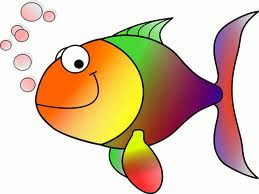
#> input picture TIL/HappyFish.jpg, 259 x 194 px
$ python contours_list.py
#> lines starting #> are read from the running program, lines starting #| are printed output that depends on the picture; after the words box and inside, x2 and y2 are one past the last pixel; in counts of white or black regions, pixels touching at a corner belong together
import sys
import random
import numpy as np
import cv2

src = cv2.imread('HappyFish.jpg', cv2.IMREAD_GRAYSCALE)
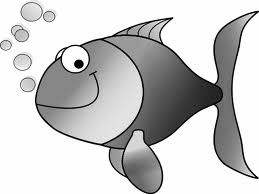
#> src: shape (194, 259); min 0, max 255, mean 200.4

if src is None:
    print('no img')
    sys.exit()

_, src_bin = cv2.threshold(src, 0 , 255, cv2.THRESH_OTSU)
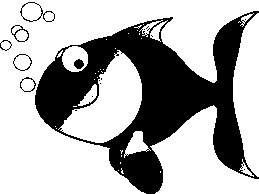
#> src_bin: shape (194, 259); 68.1% white; 17 black regions (10 under 20 px)
counter, _ = cv2.findContours(src_bin, cv2.RETR_LIST, cv2.CHAIN_APPROX_NONE)
#> counter = 122 contours, 105 with area under 20; largest, box (x1, y1, x2, y2) and area: (0, 0, 259, 194) 20519, (150, 105, 259, 194) 4873, (58, 50, 142, 143) 3838, (233, 13, 259, 177) 2899, (62, 46, 88, 72) 502

h, w = src.shape[:2]
#> h = 194; w = 259
dst = np.zeros((h,w,3), np.uint8)

for i in range(len(counter)):
    c = (random.randint(0,255),random.randint(0,255), random.randint(0,255))
    cv2.drawContours(dst, counter, i , c, 1, cv2.LINE_AA)
#> this loop made 122 passes
#> c on passes 1 to 12: (197, 215, 20), (132, 248, 207), (155, 244, 183), (111, 71, 144), (71, 48, 128), (75, 158, 50), (37, 169, 241), (51, 181, 222), (161, 104, 244), (226, 133, 31), (7, 47, 204), (0, 252, 170)
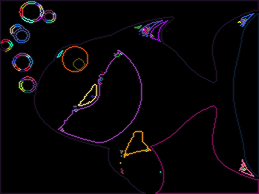
#> dst: shape (194, 259, 3); mean of channels 0, 1, 2 7.1, 4.6, 7.1; drawn as B, G, R

cv2.imshow('src', src)
cv2.imshow('dst', dst)
cv2.imshow('src_bin', src_bin)
cv2.waitKey()
cv2.destroyAllWindows()

$ run again, with TIL/airplane.bmp saved as TIL/HappyFish.jpg
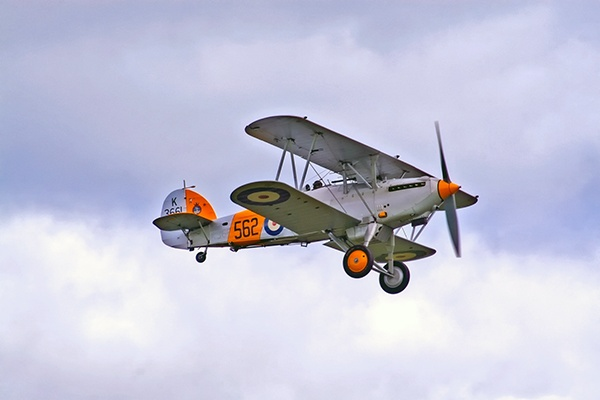
#> input picture TIL/airplane.bmp, 600 x 400 px
#> `_, src_bin = cv2.threshold(src, 0 , 255, cv2.THRESH_OTSU)`:
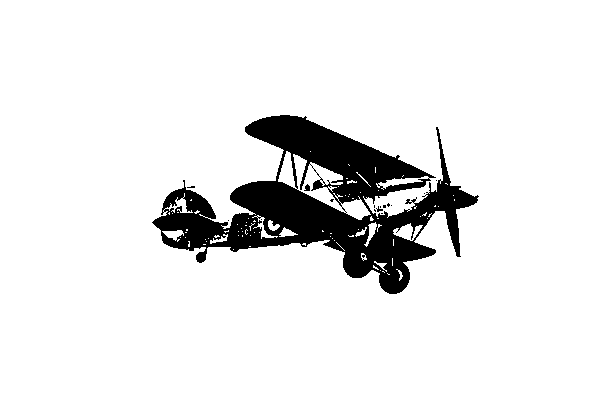
#> src_bin: shape (400, 600); 90.8% white; 16 black regions (14 under 20 px)
#> counter = 135 contours, 118 with area under 20; largest, box (x1, y1, x2, y2) and area: (0, 0, 600, 400) 239001, (151, 114, 480, 295) 26200, (278, 151, 371, 220) 1774, (393, 223, 423, 241) 224, (162, 230, 184, 242) 106
#> the loop `for i in range(len(counter)):` made 135 passes
#> c on passes 1 to 8: (197, 215, 20), (132, 248, 207), (155, 244, 183), (111, 71, 144), (71, 48, 128), (75, 158, 50), (37, 169, 241), (51, 181, 222)
#> after the loop `for i in range(len(counter)):`:
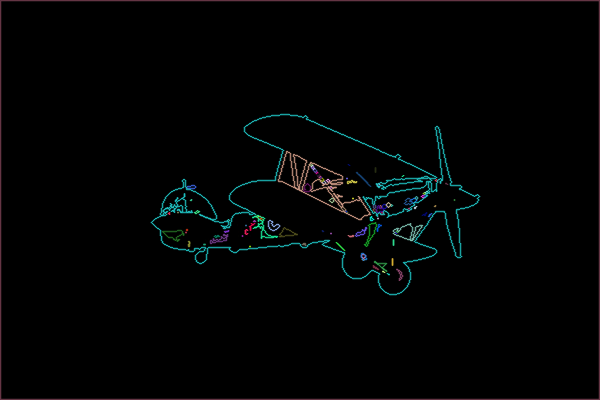
#> dst: shape (400, 600, 3); mean of channels 0, 1, 2 3.7, 3.6, 2.4; drawn as B, G, R

$ run again, with TIL/cat.bmp saved as TIL/HappyFish.jpg
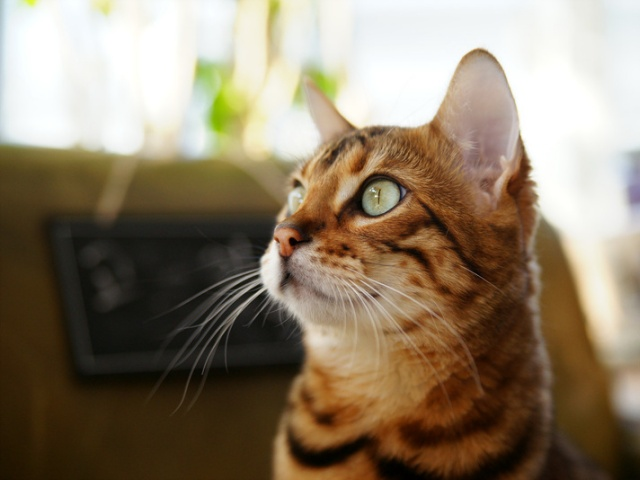
#> input picture TIL/cat.bmp, 640 x 480 px
#> `_, src_bin = cv2.threshold(src, 0 , 255, cv2.THRESH_OTSU)`:
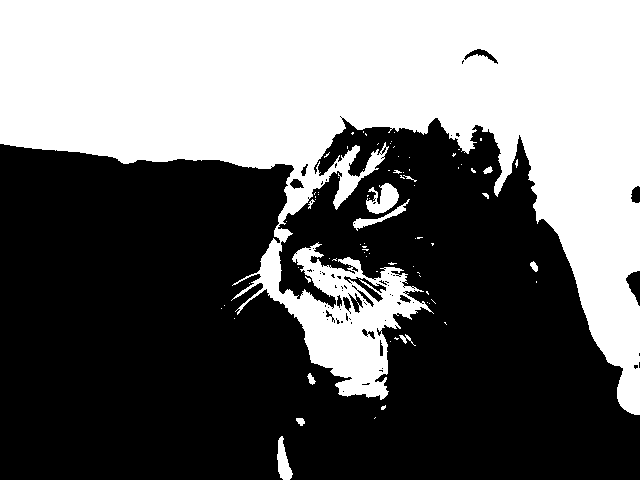
#> src_bin: shape (480, 640); 42% white; 81 white regions (69 under 20 px)
#> counter = 191 contours, 164 with area under 20; largest, box (x1, y1, x2, y2) and area: (0, 0, 640, 415) 126491, (366, 183, 399, 214) 541, (343, 275, 387, 303) 372, (277, 436, 293, 480) 347, (353, 199, 410, 231) 266
#> the loop `for i in range(len(counter)):` made 191 passes
#> c on passes 1 to 3: (197, 215, 20), (132, 248, 207), (155, 244, 183)
#> after the loop `for i in range(len(counter)):`:
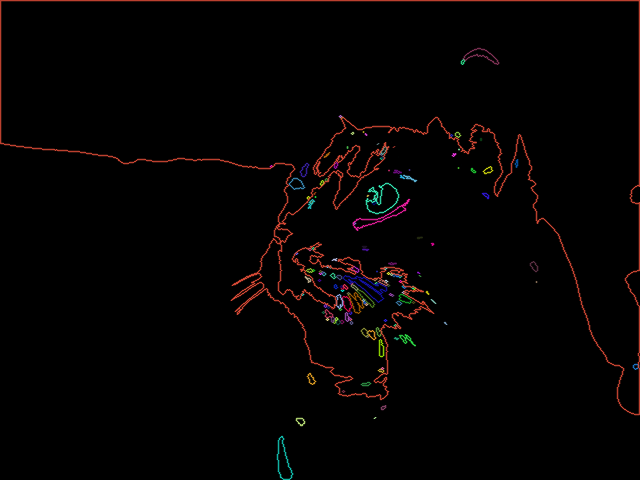
#> dst: shape (480, 640, 3); mean of channels 0, 1, 2 2, 2.3, 4.6; drawn as B, G, R

$ run again, with TIL/field.bmp saved as TIL/HappyFish.jpg
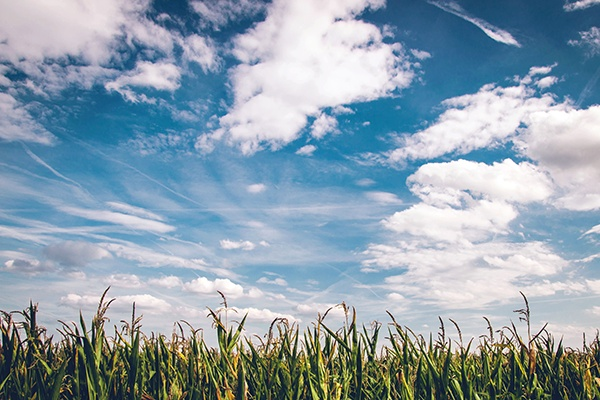
#> input picture TIL/field.bmp, 600 x 400 px
#> `_, src_bin = cv2.threshold(src, 0 , 255, cv2.THRESH_OTSU)`:
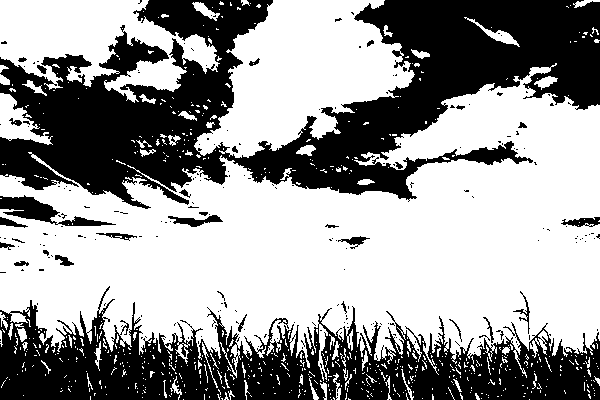
#> src_bin: shape (400, 600); 60.3% white; 219 black regions (188 under 20 px)
#> counter = 1110 contours, 1028 with area under 20; largest, box (x1, y1, x2, y2) and area: (0, 63, 600, 381) 104604, (194, 0, 415, 158) 19563, (0, 0, 220, 103) 11562, (0, 93, 53, 145) 1170, (167, 214, 224, 228) 359
#> the loop `for i in range(len(counter)):` made 1110 passes
#> c on passes 1 to 3: (197, 215, 20), (132, 248, 207), (155, 244, 183)
#> after the loop `for i in range(len(counter)):`:
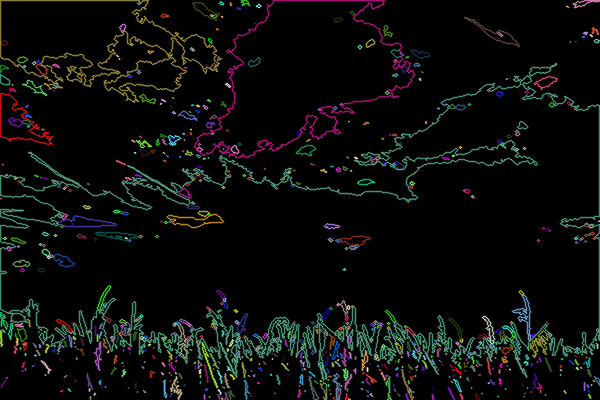
#> dst: shape (400, 600, 3); mean of channels 0, 1, 2 11.1, 12.5, 10.9; drawn as B, G, R
